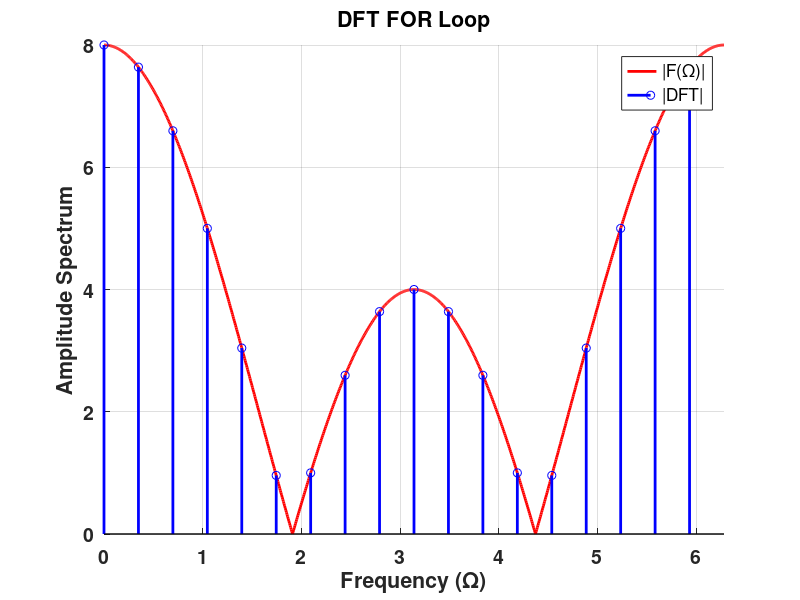

Reproduce this figure in MATLAB.
close all;
clear all;
clc;

numZeros = 15;

%set the discrete time signal f
f = [3 2 3 zeros(1,numZeros)];

%compute number of points
N0 = numel(f);

%compute Omega0
Omega0 = 2*pi/N0;

%initialize vector
Fr = zeros(N0,1);

%compute the DFT, i.e. the Fr
for r = 0:N0-1
    Fr(r+1) = 0;
    for k = 0:N0-1
        Fr(r+1) = Fr(r+1) + f(k+1)*exp(-j*r*Omega0*k);
    end
end

%compute frequency vector
Omega = linspace(0,2*pi,1024);
 
%compute theoretical DTFT F
F = exp(-j*Omega).*(2 + 6*cos(Omega));

%compute our samples of the continuous frequency vector Omega
%samples go from 0 to 2pi in increments of Omega0
omegaVec = [(0:N0-1)*Omega0];

%plot comparison of theoretical F(Omega) to DFT, i.e. samples of F(Omega)
figure;
hold on;
plot(Omega,abs(F),'r','linewidth',2);
stem(omegaVec,abs(Fr),'b','linewidth',2);
xlim([0 2*pi]);
grid on;
set(gca,'fontsize',14,'fontweight','bold');
xlabel('Frequency (\Omega)');
ylabel('Amplitude Spectrum');
title('DFT FOR Loop');
legend('|F(\Omega)|','|DFT|','location','best');
